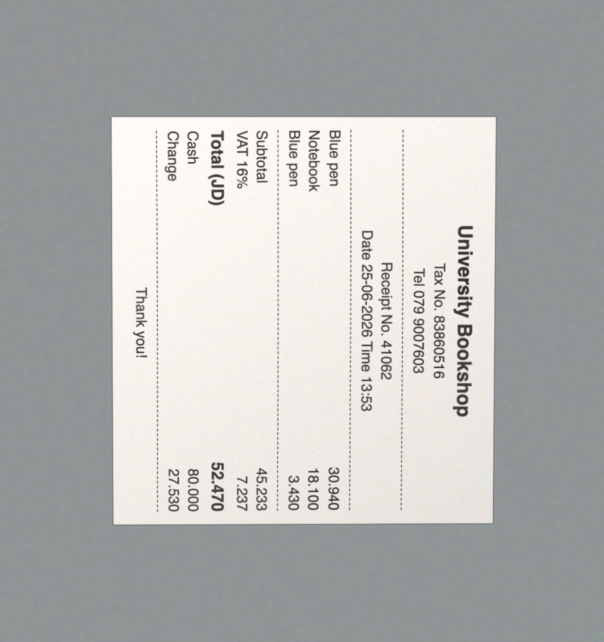
#> input picture qa/fixtures/receipts/syn-025-en-photo-sideways.jpg, 1208 x 1284 px (shown at 1/2 size)
$ python -i preprocess.py   (imports and definitions only)
#> lines starting #> are read from the running program, lines starting #| are printed output that depends on the picture; after the words box and inside, x2 and y2 are one past the last pixel; in counts of white or black regions, pixels touching at a corner belong together
"""Image preparation before OCR (MUT-441 plan §1, from the MUT-253 spike's preprocess.py).

`photo`: find the receipt and correct the perspective (the spike's biggest single win), deskew, CLAHE, about 2x
upscale when small. `scanned` (the phone's Scan, or a rasterised PDF page): no perspective step, only normalise.
An image that is already black and white is never binarised or contrast-stretched again.
"""

from __future__ import annotations

import cv2
import numpy as np

from . import config

#: A quad must cover this share of the (downscaled) frame to count as the receipt.
MIN_QUAD_SHARE = 0.15
#: A quad covering nearly the whole frame means there is no background to cut away.
WHOLE_FRAME_SHARE = 0.97
#: Deskew only between these angles (degrees): smaller is noise, larger is not a skew.
MIN_SKEW_DEG, MAX_SKEW_DEG = 0.5, 15.0
#: Share of near-black or near-white pixels from which an image counts as already binary.
BINARY_SHARE = 0.97
#: MUT-540: a quad edge whose two corners both lie this close to the same border of the frame (a share of the frame's
#: longer side) is the frame's edge: the receipt runs off the photo there.
FRAME_EDGE_SHARE = 0.01
#: MUT-540: a frame edge whose opposite edge leans more than this (degrees) away from it: that one is a torn slant, not
#: the paper's outline, and warping to the pair would tilt level text.
MAX_EDGE_DISAGREE_DEG = 6.0


def to_gray(rgb: np.ndarray) -> np.ndarray:
    return cv2.cvtColor(rgb, cv2.COLOR_RGB2GRAY) if rgb.ndim == 3 else rgb


def _order(pts: np.ndarray) -> np.ndarray:
    s = pts.sum(axis=1)
    d = np.diff(pts, axis=1).ravel()
    return np.float32([pts[np.argmin(s)], pts[np.argmin(d)], pts[np.argmax(s)], pts[np.argmax(d)]])


def find_receipt_quad(gray: np.ndarray) -> np.ndarray | None:
    """The largest bright four-sided region covering at least MIN_QUAD_SHARE of the frame, else None."""
    scale = min(1.0, 800 / max(gray.shape))
#> scale = 0.623
    small = cv2.resize(gray, None, fx=scale, fy=scale, interpolation=cv2.INTER_AREA) if scale < 1 else gray
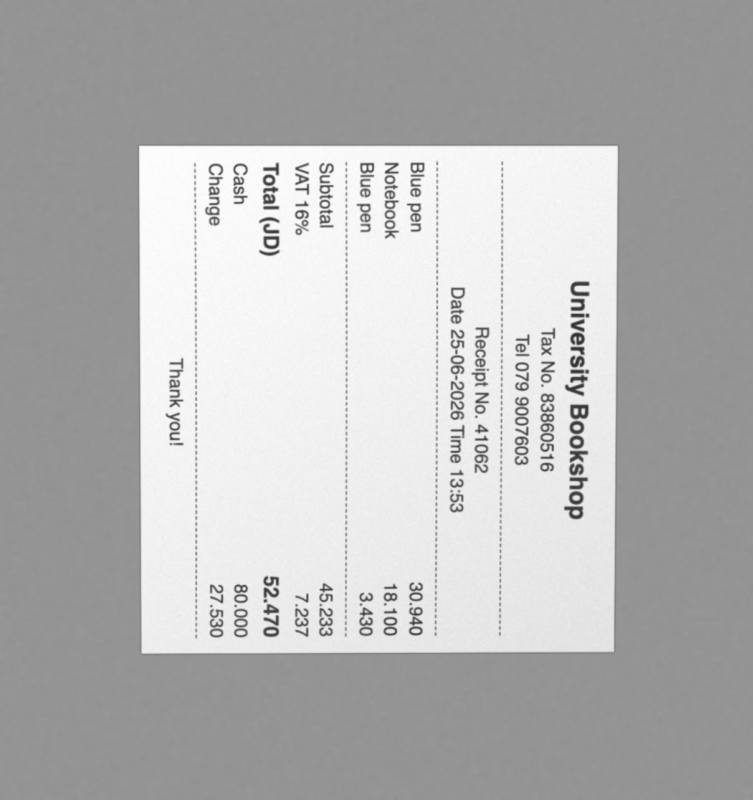
#> small: shape (800, 753); min 46, max 254, mean 181.5
    blur = cv2.GaussianBlur(small, (5, 5), 0)
    _, mask = cv2.threshold(blur, 0, 255, cv2.THRESH_BINARY + cv2.THRESH_OTSU)
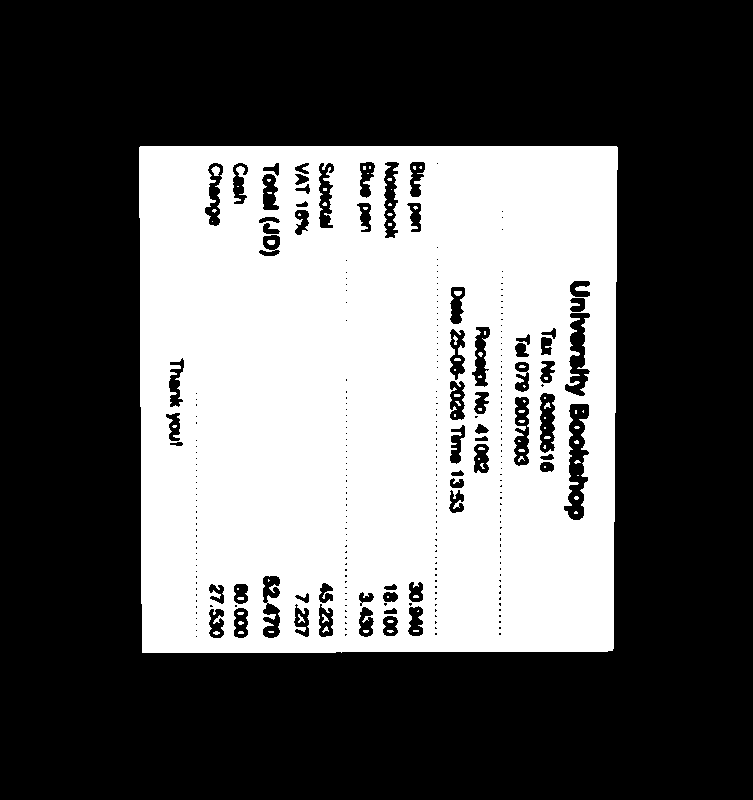
#> mask: shape (800, 753); 36.8% white; 80 white regions (69 under 20 px), largest, box (x1, y1, x2, y2) and area: (139, 146, 618, 653) 220838, (211, 166, 220, 176) 61, (267, 240, 275, 245) 35
    mask = cv2.morphologyEx(mask, cv2.MORPH_CLOSE, np.ones((15, 15), np.uint8))
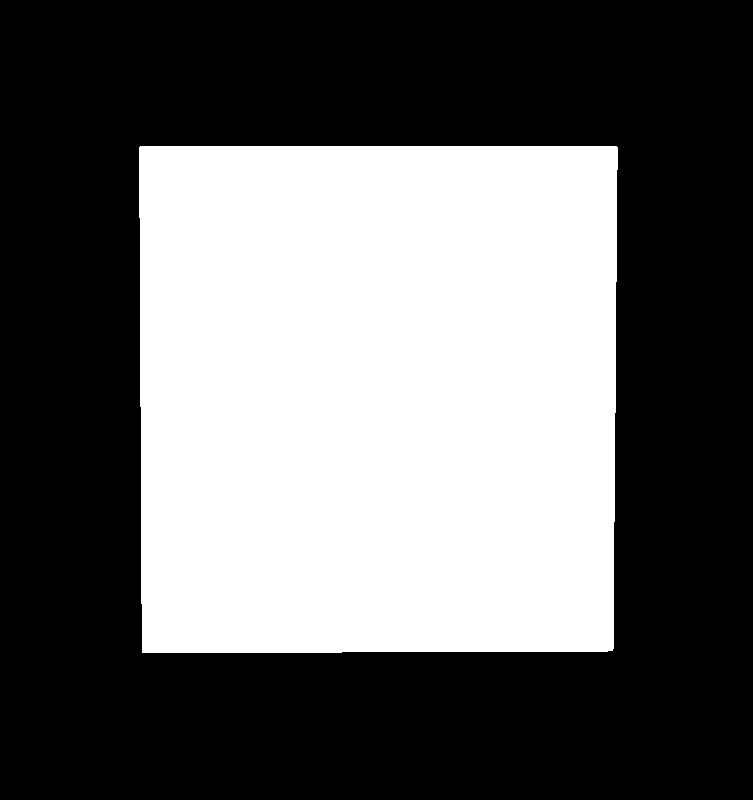
#> mask: shape (800, 753); 39.9% white; 1 white region
    contours, _ = cv2.findContours(mask, cv2.RETR_EXTERNAL, cv2.CHAIN_APPROX_SIMPLE)
#> contours = 1 contour; box (x1, y1, x2, y2) and area: (139, 146, 618, 653) 239637
    if not contours:
        return None
    biggest = max(contours, key=cv2.contourArea)
#> biggest = contour of 26 points, box (x1, y1, x2, y2) (139, 146, 618, 653), area 239637
    if cv2.contourArea(biggest) < MIN_QUAD_SHARE * small.shape[0] * small.shape[1]:
        return None
    approx = cv2.approxPolyDP(biggest, 0.02 * cv2.arcLength(biggest, True), True)
#> approx = [[140, 146], [142, 652], [612, 650], [617, 147]]
    if len(approx) != 4:
        approx = cv2.boxPoints(cv2.minAreaRect(biggest)).reshape(-1, 1, 2)
    return _order(approx.reshape(4, 2).astype(np.float32) / scale)
#> in _order, `s = pts.sum(axis=1)`: s = [459, 1274.4, 2025.5, 1226.2]
#> in _order, `d = np.diff(pts, axis=1).ravel()`: d = [9.63, 818.5, 60.99, -754.4]


def _edge_deg(a: np.ndarray, b: np.ndarray) -> float:
    return float(np.degrees(np.arctan2(b[1] - a[1], b[0] - a[0])))


def slants_off_frame(quad: np.ndarray, shape: tuple[int, ...]) -> bool:
    """MUT-540: whether the receipt runs off the photo at one edge (the quad's edge is the frame's) while the opposite
    edge leans more than MAX_EDGE_DISAGREE_DEG from it: the sideways Maxi photo, cut by the frame at the bottom and torn
    on a 9-degree slant at the top. Warping to that pair tilts level text. A receipt cut by the frame at both ends, or
    a sheet inside the frame, keystoned or not, is warped as before."""
    h, w = shape[:2]
    margin = FRAME_EDGE_SHARE * max(h, w) + 2
    on_border = (
        lambda p: p[0] <= margin,
        lambda p: p[0] >= w - 1 - margin,
        lambda p: p[1] <= margin,
        lambda p: p[1] >= h - 1 - margin,
    )
    tl, tr, br, bl = quad
    # Each edge with its opposite, both drawn in the same direction.
    pairs = (((tl, tr), (bl, br)), ((bl, br), (tl, tr)), ((tl, bl), (tr, br)), ((tr, br), (tl, bl)))
    return any(
        any(near(a) and near(b) for near in on_border) and abs(_edge_deg(a, b) - _edge_deg(c, d)) > MAX_EDGE_DISAGREE_DEG
        for (a, b), (c, d) in pairs
    )


def perspective(gray: np.ndarray) -> np.ndarray:
    quad = find_receipt_quad(gray)
#> quad = [[224.7, 234.3], [990.3, 235.9], [982.3, 1043.2], [227.9, 1046.5]]
    h, w = gray.shape[:2]
#> h = 1284; w = 1208
    if quad is None or cv2.contourArea(quad) > WHOLE_FRAME_SHARE * h * w:
        return gray
    if slants_off_frame(quad, gray.shape):
        # MUT-540: not the paper's outline: cut the paper out upright, without the warp that would tilt its text.
#> in slants_off_frame, `tl, tr, br, bl = quad`: tl = [224.7, 234.3]; tr = [990.3, 235.9]; br = [982.3, 1043.2]; bl = [227.9, 1046.5]
        x, y, bw, bh = cv2.boundingRect(quad.astype(np.int32))
        x, y = max(0, x), max(0, y)
        return gray[y : min(h, y + bh), x : min(w, x + bw)]
    tl, tr, br, bl = quad
#> tl = [224.7, 234.3]; tr = [990.3, 235.9]; br = [982.3, 1043.2]; bl = [227.9, 1046.5]
    width = int(max(np.linalg.norm(tr - tl), np.linalg.norm(br - bl)))
#> width = 765
    height = int(max(np.linalg.norm(bl - tl), np.linalg.norm(br - tr)))
#> height = 812
    if width < 32 or height < 32:
        return gray
    dst = np.float32([[0, 0], [width, 0], [width, height], [0, height]])
#> dst = [[0, 0], [765, 0], [765, 812], [0, 812]]
    m = cv2.getPerspectiveTransform(quad, dst)
#> m = [[0.987, -0.0039, -220.9], [-0.00205, 0.979, -229], [-7.74e-06, -1.8e-05, 1]]
    return cv2.warpPerspective(gray, m, (width, height), borderMode=cv2.BORDER_REPLICATE)
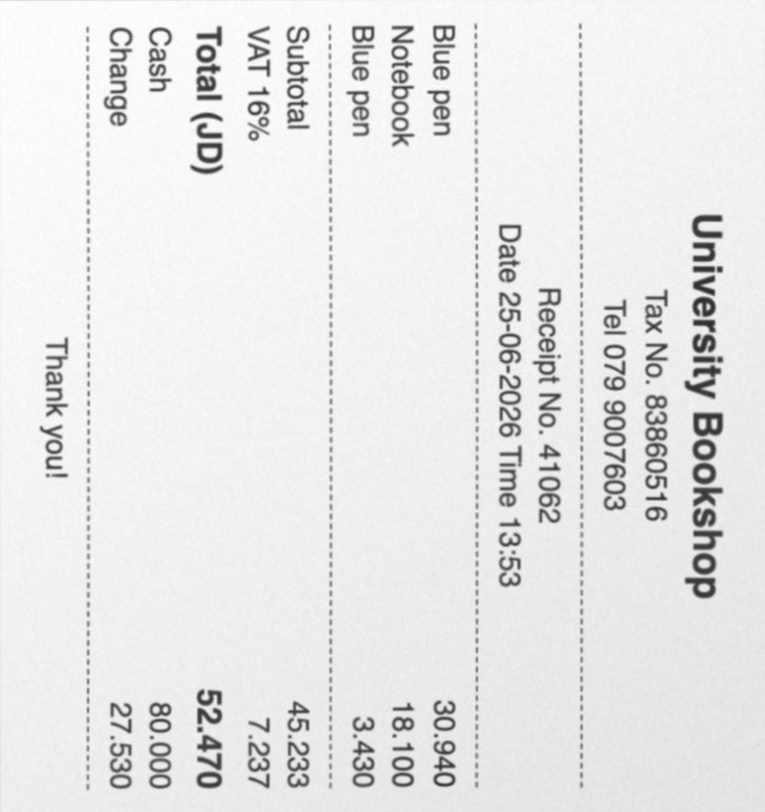
#> returned value: shape (812, 765); min 44, max 255, mean 231.6


# [34 lines left out: functions skew_angle, deskew, is_binary, not called in this run]


def clahe(gray: np.ndarray) -> np.ndarray:
    return cv2.createCLAHE(clipLimit=2.0, tileGridSize=(8, 8)).apply(gray)


# [28 lines left out: functions fit_size, prepare, not called in this run]

>>> import cv2
>>> picture = cv2.imread('../../../qa/fixtures/receipts/syn-025-en-photo-sideways.jpg', cv2.IMREAD_GRAYSCALE)
>>> result = perspective(picture)
